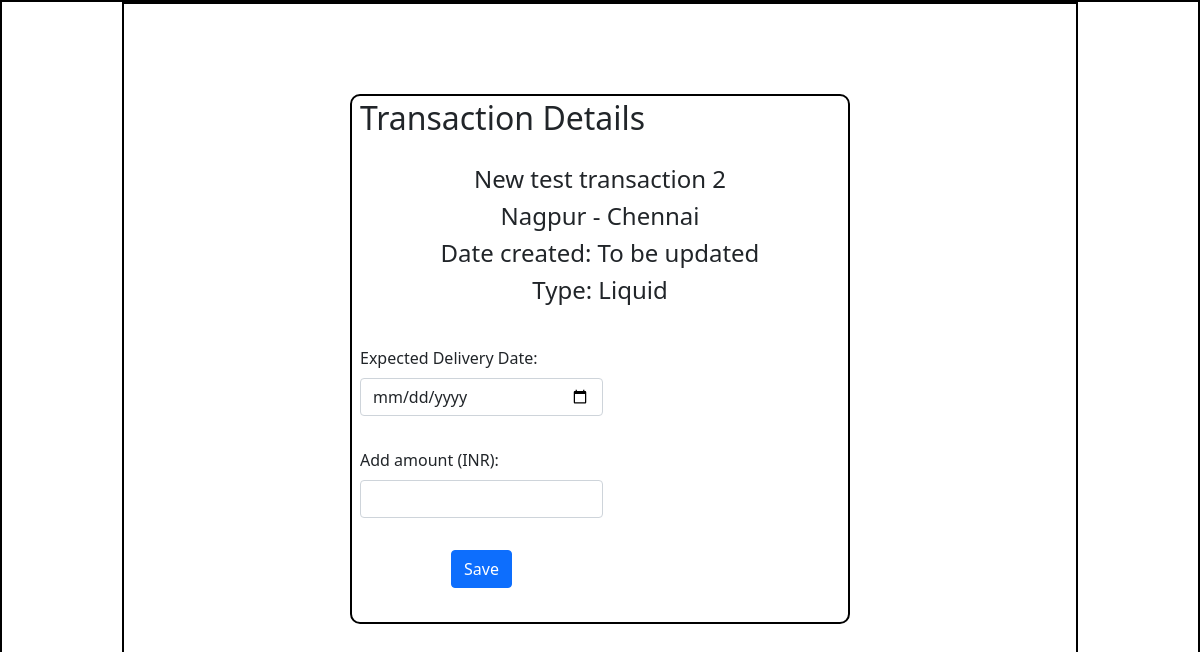
Before: /review/1 with the older database file.
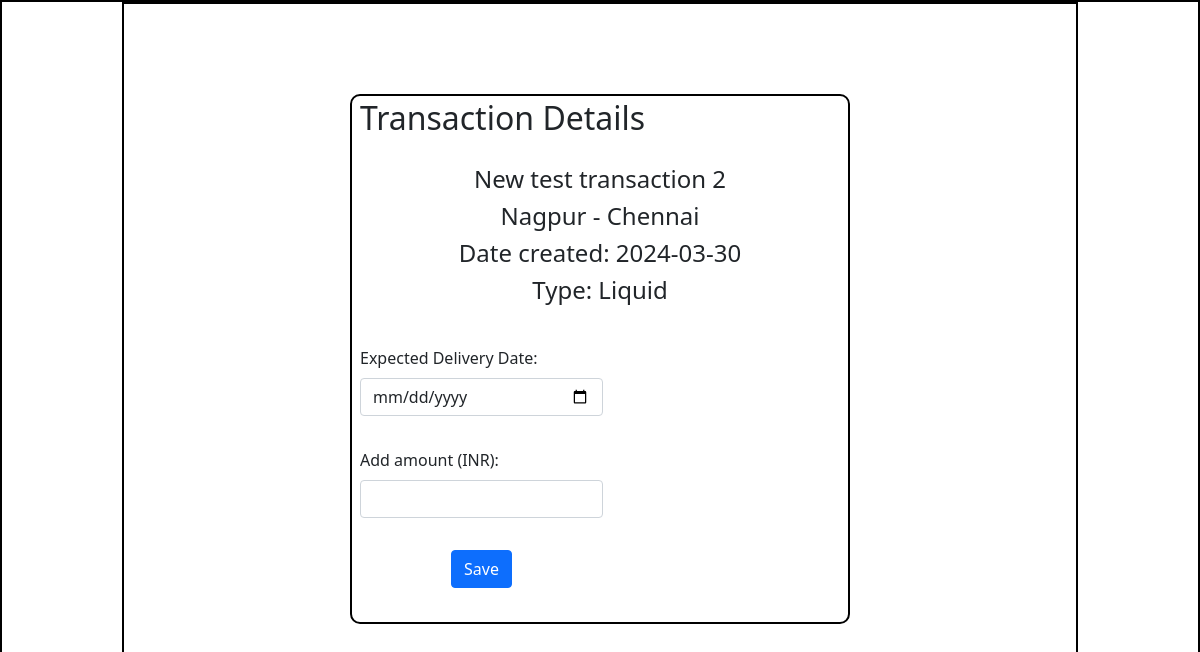
After: the same page with the newer database file.
### application/models.py (models this page shows)
class Transaction(db.Model):
    id = db.Column(db.Integer(), primary_key = True)
    t_name = db.Column(db.String(), nullable = False)
    t_search_name = db.Column(db.String(), nullable = False)
    t_type = db.Column(db.String(), nullable = False)
    t_date = db.Column(db.String(), nullable = False)
    delivery_date = db.Column(db.String(), default = "To be updated")
    s_city = db.Column(db.String(), nullable = False)
    d_city = db.Column(db.String(), nullable = False)
    internal_status = db.Column(db.String(), default = "requested")
    delivery_status = db.Column(db.String(), default = "in-process")
    decription = db.Column(db.String())
    amount = db.Column(db.Integer(), default = 1000)
    user_id = db.Column(db.Integer(), db.ForeignKey("user.id"))

### application/controllers.py (the view, shortened to what this page needs)
@app.route('/review/<int:trans_id>', methods = ['GET', 'POST'])
def review(trans_id):
    this_trans = Transaction.query.get(trans_id)
    return render_template('review.html', this_trans = this_trans)

### templates/review.html (shortened to what this page needs)
<!DOCTYPE html>
<html lang="en">
<head>
    <link rel="stylesheet" href="/static/review.css">
    <link href="https://cdn.jsdelivr.net/npm/bootstrap@5.0.2/dist/css/bootstrap.min.css" rel="stylesheet">
</head>
<body>
    <div id="main">
        <div id="canvas">
            <div id="trans-area">
                <h2 class="headings">Transaction Details</h2>
                <div id="t-details">
                    <h4>{{ this_trans.t_name }}</h4>
                    <h4>{{ this_trans.s_city }} - {{ this_trans.d_city }}</h4>
                    <h4>Date created: {{this_trans.delivery_date}}</h4>
                    <h4>Type: {{ this_trans.t_type }}</h4>
                </div>
                <form class="row amt g-3 p-2" action="/review/{{this_trans.id}}" method="post">
                    <div class="mb-3">
                        <label for="d_date" class="form-label">Expected Delivery Date:</label>
                        <input type="date" class="form-control" id="d_date" name="d_date">
                    </div>
                    <div class="mb-3">
                        <label for="amt" class="form-label">Add amount (INR):</label>
                        <input type="text" class="form-control" id="amt" name="amt">
                    </div>
                    <div id="create-btn">
                        <button type="submit" class="btn btn-primary mb-3">Save</button>
                    </div>
                </form>
            </div>
        </div>
    </div>
</body>
</html>

### static/review.css (style rules this page uses)
* { margin: 0px; }
#main, #canvas { border: 2px solid black; }
#canvas { width: 80%; margin: auto; height: 800px; padding: 10px; }
.headings { margin: 3px; padding-left: 5px; }
#trans-area { border: 2px solid black; height: 530px; width: 500px; margin: auto; margin-top: 80px; border-radius: 10px; }
#t-details { padding: 25px 0px; text-align: center; }
.amt { width:275px; margin:auto; }
#create-btn { text-align: center; }

Changed rows visible on the page:
changed Transaction "New test transaction 2": delivery_date "To be updated" → "2024-03-30"
